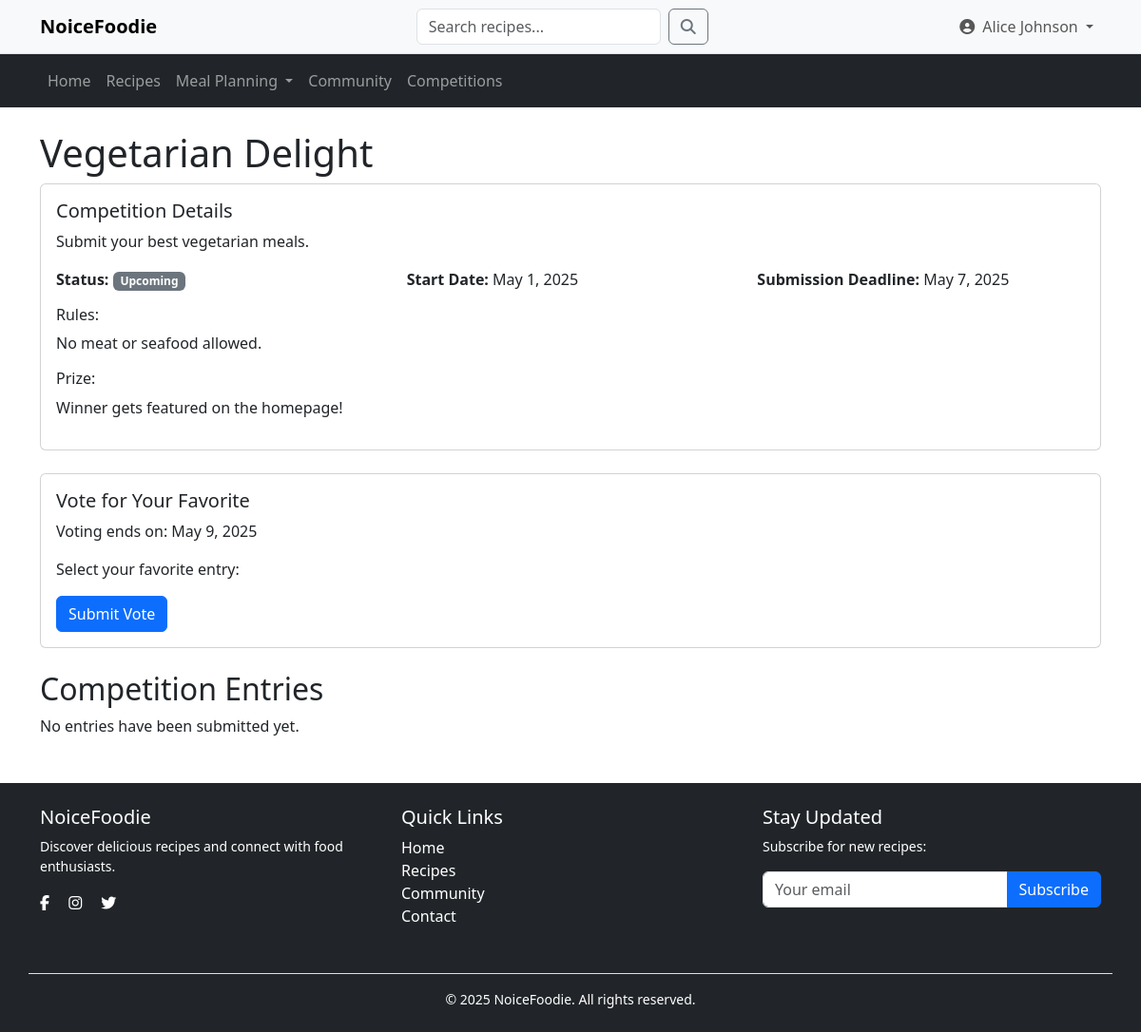
Page /competition/competition_details.php?id=3 (signed in) on the committed database.
### tables this page shows
CREATE TABLE competitions (
    competition_id INT PRIMARY KEY AUTO_INCREMENT,
    title VARCHAR(255) NOT NULL,
    description TEXT,
    start_date DATETIME NOT NULL,
    end_date DATETIME NOT NULL,
    voting_end_date DATETIME NOT NULL,
    rules TEXT,
    prize_description TEXT,
    status ENUM('upcoming', 'active', 'completed') NOT NULL,
    created_by INT,
    created_at TIMESTAMP DEFAULT CURRENT_TIMESTAMP,
    updated_at TIMESTAMP DEFAULT CURRENT_TIMESTAMP ON UPDATE CURRENT_TIMESTAMP,
    FOREIGN KEY (created_by) REFERENCES usersDB.users(user_id)
);

### competition/competition_details.php (the view, shortened to what this page needs)
<?php
require_once '../config/db.php';
$competition_id = $_GET['id'];
$user_id = $_SESSION['user_id'];
$competition_sql = "SELECT * FROM competitions WHERE competition_id = ?";
$stmt = $competitionDB->prepare($competition_sql);
$stmt->execute([$competition_id]);
$competition = $stmt->fetch(PDO::FETCH_ASSOC);
$entries_sql = "SELECT ce.*, r.title as recipe_title, u.username, r.image_url
                FROM competition_entries ce
                JOIN recipeDB.recipes r ON ce.recipe_id = r.recipe_id
                JOIN usersDB.users u ON ce.user_id = u.user_id
                WHERE ce.competition_id = ?";
$stmt = $competitionDB->prepare($entries_sql);
$stmt->execute([$competition_id]);
$entries = $stmt->fetchAll(PDO::FETCH_ASSOC);
$voted_sql = "SELECT v.* FROM votes v
              JOIN competition_entries ce ON v.entry_id = ce.entry_id
              WHERE ce.competition_id = ? AND v.user_id = ?";
$stmt = $competitionDB->prepare($voted_sql);
$stmt->execute([$competition_id, $user_id]);
$user_voted = $stmt->fetch(PDO::FETCH_ASSOC);
?>
<!DOCTYPE html>
<html lang="en">
<head>
    <link href="https://cdn.jsdelivr.net/npm/bootstrap@5.3.2/dist/css/bootstrap.min.css" rel="stylesheet">
    <link rel="stylesheet" href="https://cdnjs.cloudflare.com/ajax/libs/font-awesome/6.0.0/css/all.min.css">
    <link rel="stylesheet" href="competition.css">
</head>
<body>
    <?php include_once '../includes/navigation.php'; ?>
    <div class="container mt-4">
    <h1><?= htmlspecialchars($competition['title']) ?></h1>
    <div class="card mb-4">
        <div class="card-body">
            <h5 class="card-title">Competition Details</h5>
            <p class="card-text"><?= nl2br(htmlspecialchars($competition['description'])) ?></p>
            <div class="row mt-3">
                <div class="col-md-4">
                    <strong>Status:</strong>
                    <span class="badge
                        <?= $competition['status'] == 'upcoming' ? 'bg-secondary' : '' ?>
                        <?= $competition['status'] == 'active' ? 'bg-primary' : '' ?>
                        <?= $competition['status'] == 'voting' ? 'bg-info' : '' ?>
                        <?= $competition['status'] == 'completed' ? 'bg-success' : '' ?>
                    ">
                        <?= ucfirst($competition['status']) ?>
                    </span>
                </div>
                <div class="col-md-4">
                    <strong>Start Date:</strong> <?= date('F j, Y', strtotime($competition['start_date'])) ?>
                </div>
                <div class="col-md-4">
                    <strong>Submission Deadline:</strong> <?= date('F j, Y', strtotime($competition['end_date'])) ?>
                </div>
            </div>
            <div class="mt-3">
                <h6>Rules:</h6>
                <p><?= nl2br(htmlspecialchars($competition['rules'])) ?></p>
            </div>
            <div class="mt-3">
                <h6>Prize:</h6>
                <p><?= nl2br(htmlspecialchars($competition['prize_description'])) ?></p>
            </div>
        </div>
    </div>
        <div class="card mb-4">
            <div class="card-body">
                <h5 class="card-title">Vote for Your Favorite</h5>
                <p>Voting ends on: <?= date('F j, Y', strtotime($competition['voting_end_date'])) ?></p>
                <?php if ($user_voted): ?>
                    <div class="alert alert-info">
                        You have already cast your vote for this competition.
                    </div>
                <?php else: ?>
                    <form action="vote.php" method="post">
                        <div class="form-group">
                            <label>Select your favorite entry:</label>
                        </div>
                        <button type="submit" class="btn btn-primary mt-3">Submit Vote</button>
                    </form>
                <?php endif; ?>
            </div>
        </div>
    <h2>Competition Entries</h2>
    <?php if (empty($entries)): ?>
        <p>No entries have been submitted yet.</p>
    <?php endif; ?>
</div>
<?php include_once '../includes/footer.php'; ?>
</body>
</html>

### rows in the picture
competitions: title "Vegetarian Delight", description "Submit your best vegetarian meals.", status "Upcoming", start_date "May 1, 2025", end_date "May 7, 2025", rules "No meat or seafood allowed.", prize_description "Winner gets featured on the homepage!", voting_end_date "May 9, 2025"

### other values in the picture
$display_name "Alice Johnson"
